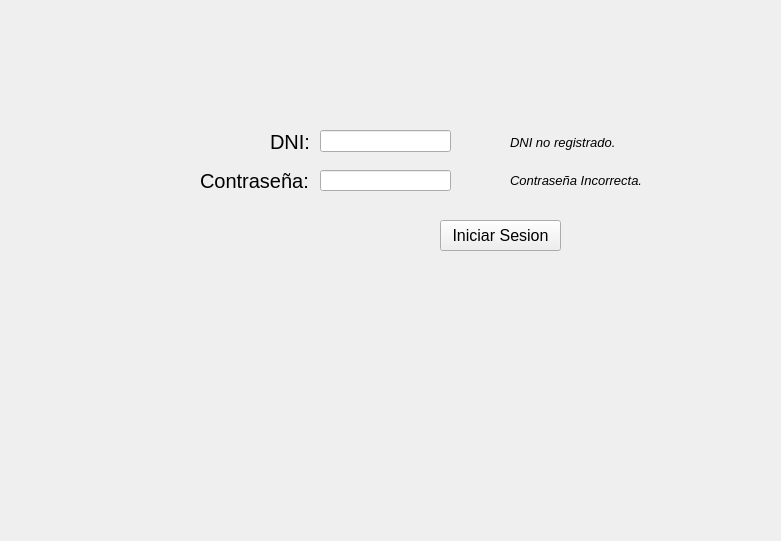
<?xml version="1.0" encoding="UTF-8"?>
<ui version="4.0">
 <class>InicioSesion</class>
 <widget class="QWidget" name="InicioSesion">
  <property name="geometry">
   <rect>
    <x>0</x>
    <y>0</y>
    <width>781</width>
    <height>541</height>
   </rect>
  </property>
  <property name="windowTitle">
   <string>Form</string>
  </property>
  <widget class="QPushButton" name="pushButton_IniciarSesion">
   <property name="geometry">
    <rect>
     <x>440</x>
     <y>220</y>
     <width>121</width>
     <height>31</height>
    </rect>
   </property>
   <property name="font">
    <font>
     <pointsize>12</pointsize>
    </font>
   </property>
   <property name="text">
    <string>Iniciar Sesion</string>
   </property>
  </widget>
  <widget class="QLineEdit" name="lineEdit_Contrasena">
   <property name="geometry">
    <rect>
     <x>320</x>
     <y>170</y>
     <width>131</width>
     <height>21</height>
    </rect>
   </property>
   <property name="echoMode">
    <enum>QLineEdit::Password</enum>
   </property>
  </widget>
  <widget class="QLabel" name="label_Contrasena">
   <property name="geometry">
    <rect>
     <x>200</x>
     <y>160</y>
     <width>111</width>
     <height>41</height>
    </rect>
   </property>
   <property name="font">
    <font>
     <pointsize>15</pointsize>
    </font>
   </property>
   <property name="text">
    <string>Contraseña:</string>
   </property>
  </widget>
  <widget class="QLabel" name="label_SignoContras">
   <property name="geometry">
    <rect>
     <x>470</x>
     <y>170</y>
     <width>24</width>
     <height>24</height>
    </rect>
   </property>
   <property name="text">
    <string/>
   </property>
  </widget>
  <widget class="QLabel" name="label_DNI">
   <property name="geometry">
    <rect>
     <x>270</x>
     <y>130</y>
     <width>41</width>
     <height>24</height>
    </rect>
   </property>
   <property name="font">
    <font>
     <pointsize>15</pointsize>
    </font>
   </property>
   <property name="text">
    <string>DNI:</string>
   </property>
   <property name="textFormat">
    <enum>Qt::AutoText</enum>
   </property>
   <property name="scaledContents">
    <bool>false</bool>
   </property>
  </widget>
  <widget class="QLineEdit" name="lineEdit_DNI">
   <property name="geometry">
    <rect>
     <x>320</x>
     <y>130</y>
     <width>131</width>
     <height>22</height>
    </rect>
   </property>
  </widget>
  <widget class="QLabel" name="label_SignoUsuario">
   <property name="geometry">
    <rect>
     <x>470</x>
     <y>130</y>
     <width>24</width>
     <height>24</height>
    </rect>
   </property>
   <property name="text">
    <string/>
   </property>
  </widget>
  <widget class="QLabel" name="label_ErrorDNI">
   <property name="geometry">
    <rect>
     <x>510</x>
     <y>132</y>
     <width>111</width>
     <height>21</height>
    </rect>
   </property>
   <property name="font">
    <font>
     <pointsize>10</pointsize>
     <italic>true</italic>
    </font>
   </property>
   <property name="text">
    <string>DNI no registrado.</string>
   </property>
  </widget>
  <widget class="QLabel" name="label_ErrorContras">
   <property name="geometry">
    <rect>
     <x>510</x>
     <y>170</y>
     <width>141</width>
     <height>21</height>
    </rect>
   </property>
   <property name="font">
    <font>
     <pointsize>10</pointsize>
     <italic>true</italic>
    </font>
   </property>
   <property name="text">
    <string>Contraseña Incorrecta.</string>
   </property>
  </widget>
 </widget>
 <tabstops>
  <tabstop>lineEdit_DNI</tabstop>
  <tabstop>lineEdit_Contrasena</tabstop>
  <tabstop>pushButton_IniciarSesion</tabstop>
 </tabstops>
 <resources/>
 <connections/>
</ui>
